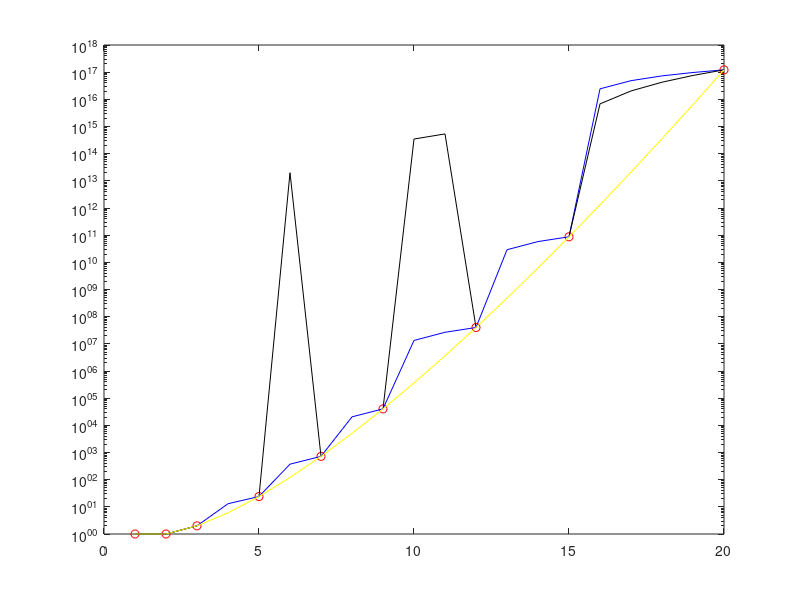

This figure's MATLAB source:
x=[1 2 3 5 7 9 12 15 20];
y=gamma(x);
xn=1:1:20;
%xm=1:0.5:20;
y1=interp1(x,y,xn,'linear');
y2=interp1(x,y,xn,'spline');
y3=gamma(xn);
semilogy(x,y,'ro')
hold on
semilogy(xn,y1,'b-')
semilogy(xn,y2,'k-')
semilogy(xn,y3,'y-')
hold off